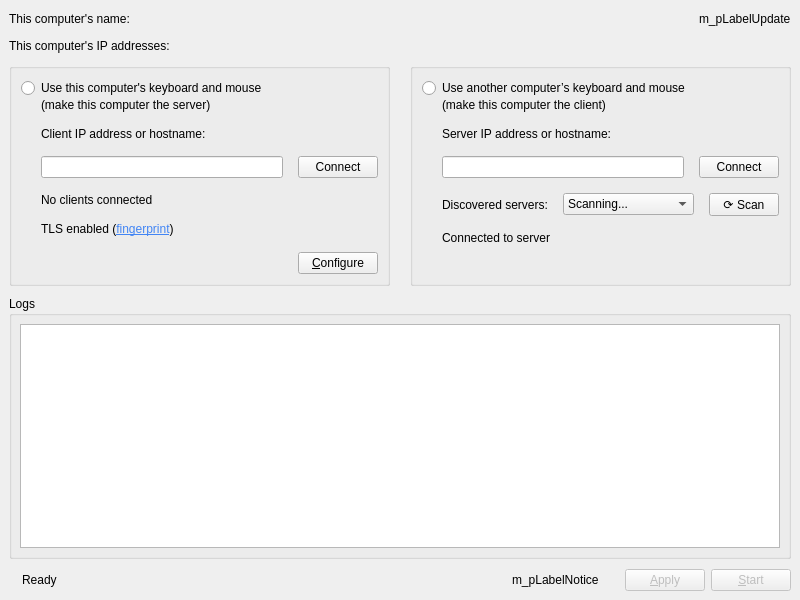
<?xml version="1.0" encoding="UTF-8"?>
<ui version="4.0">
 <class>MainWindowBase</class>
 <widget class="QMainWindow" name="MainWindowBase">
  <property name="geometry">
   <rect>
    <x>0</x>
    <y>0</y>
    <width>800</width>
    <height>600</height>
   </rect>
  </property>
  <property name="sizePolicy">
   <sizepolicy hsizetype="Fixed" vsizetype="Preferred">
    <horstretch>0</horstretch>
    <verstretch>0</verstretch>
   </sizepolicy>
  </property>
  <property name="minimumSize">
   <size>
    <width>750</width>
    <height>550</height>
   </size>
  </property>
  <property name="windowTitle">
   <string>Deskflow</string>
  </property>
  <widget class="QWidget" name="m_pWidgetTopLevel">
   <layout class="QVBoxLayout" name="verticalLayout_7">
    <property name="spacing">
     <number>10</number>
    </property>
    <item>
     <layout class="QHBoxLayout" name="m_layoutName">
      <item>
       <widget class="QLabel" name="m_pLabelComputerName">
        <property name="text">
         <string notr="true">This computer's name:</string>
        </property>
       </widget>
      </item>
      <item>
       <spacer name="m_pSpacerUpdate">
        <property name="orientation">
         <enum>Qt::Horizontal</enum>
        </property>
        <property name="sizeHint" stdset="0">
         <size>
          <width>20</width>
          <height>20</height>
         </size>
        </property>
       </spacer>
      </item>
      <item>
       <widget class="QLabel" name="m_pLabelUpdate">
        <property name="text">
         <string notr="true">m_pLabelUpdate</string>
        </property>
        <property name="openExternalLinks">
         <bool>true</bool>
        </property>
       </widget>
      </item>
     </layout>
    </item>
    <item>
     <widget class="QLabel" name="m_pLabelIpAddresses">
      <property name="toolTip">
       <string>&lt;html&gt;&lt;head/&gt;&lt;body&gt;&lt;p&gt;The highlighted IP is the one we think you should use. The server listens on all IPs, so the other IPs may work as well.&lt;/p&gt;&lt;/body&gt;&lt;/html&gt;</string>
      </property>
      <property name="text">
       <string notr="true">This computer's IP addresses:</string>
      </property>
     </widget>
    </item>
    <item>
     <widget class="QWidget" name="m_pWidgetModes" native="true">
      <property name="sizePolicy">
       <sizepolicy hsizetype="Preferred" vsizetype="Fixed">
        <horstretch>0</horstretch>
        <verstretch>0</verstretch>
       </sizepolicy>
      </property>
      <layout class="QHBoxLayout" name="horizontalLayout_8">
       <property name="spacing">
        <number>20</number>
       </property>
       <property name="leftMargin">
        <number>0</number>
       </property>
       <property name="topMargin">
        <number>0</number>
       </property>
       <property name="rightMargin">
        <number>0</number>
       </property>
       <property name="bottomMargin">
        <number>0</number>
       </property>
       <item>
        <widget class="QGroupBox" name="m_pGroupServer">
         <property name="sizePolicy">
          <sizepolicy hsizetype="Expanding" vsizetype="Preferred">
           <horstretch>0</horstretch>
           <verstretch>0</verstretch>
          </sizepolicy>
         </property>
         <layout class="QVBoxLayout" name="verticalLayout">
          <property name="spacing">
           <number>15</number>
          </property>
          <item alignment="Qt::AlignTop">
           <widget class="QWidget" name="m_pWidgetServerRadio" native="true">
            <property name="sizePolicy">
             <sizepolicy hsizetype="Preferred" vsizetype="Fixed">
              <horstretch>0</horstretch>
              <verstretch>0</verstretch>
             </sizepolicy>
            </property>
            <layout class="QVBoxLayout" name="verticalLayout_3">
             <property name="spacing">
              <number>0</number>
             </property>
             <property name="leftMargin">
              <number>0</number>
             </property>
             <property name="topMargin">
              <number>0</number>
             </property>
             <property name="rightMargin">
              <number>0</number>
             </property>
             <property name="bottomMargin">
              <number>0</number>
             </property>
             <item>
              <widget class="QRadioButton" name="m_pRadioGroupServer">
               <property name="text">
                <string>Use this computer's keyboard and mouse</string>
               </property>
              </widget>
             </item>
             <item>
              <widget class="QLabel" name="label">
               <property name="text">
                <string>(make this computer the server)</string>
               </property>
               <property name="indent">
                <number>20</number>
               </property>
              </widget>
             </item>
            </layout>
           </widget>
          </item>
          <item alignment="Qt::AlignTop">
           <widget class="QWidget" name="m_pWidgetServer" native="true">
            <layout class="QVBoxLayout" name="m_pLayoutServer">
             <property name="spacing">
              <number>15</number>
             </property>
             <property name="leftMargin">
              <number>0</number>
             </property>
             <property name="topMargin">
              <number>0</number>
             </property>
             <property name="rightMargin">
              <number>0</number>
             </property>
             <property name="bottomMargin">
              <number>0</number>
             </property>
             <item>
              <widget class="QWidget" name="m_pWidgetServerInput" native="true">
               <layout class="QVBoxLayout" name="m_pLayoutServerInverse">
                <property name="spacing">
                 <number>15</number>
                </property>
                <property name="leftMargin">
                 <number>0</number>
                </property>
                <property name="topMargin">
                 <number>0</number>
                </property>
                <property name="rightMargin">
                 <number>0</number>
                </property>
                <property name="bottomMargin">
                 <number>0</number>
                </property>
                <item>
                 <widget class="QLabel" name="m_pLabelClientIp">
                  <property name="text">
                   <string>Client IP address or hostname:</string>
                  </property>
                  <property name="indent">
                   <number>20</number>
                  </property>
                 </widget>
                </item>
                <item>
                 <layout class="QHBoxLayout" name="horizontalLayout_3">
                  <property name="leftMargin">
                   <number>20</number>
                  </property>
                  <item>
                   <widget class="QLineEdit" name="m_pLineEditClientIp"/>
                  </item>
                  <item>
                   <widget class="QPushButton" name="m_pButtonConnectToClient">
                    <property name="text">
                     <string>Connect</string>
                    </property>
                   </widget>
                  </item>
                 </layout>
                </item>
               </layout>
              </widget>
             </item>
             <item>
              <widget class="deskflow::gui::widgets::ServerStateLabel" name="m_pLabelServerState">
               <property name="text">
                <string>No clients connected</string>
               </property>
               <property name="indent">
                <number>20</number>
               </property>
              </widget>
             </item>
             <item>
              <widget class="QLabel" name="m_pLabelFingerprint">
               <property name="text">
                <string>&lt;html&gt;&lt;head/&gt;&lt;body&gt;&lt;p&gt;TLS enabled (&lt;a href=&quot;#&quot;&gt;&lt;span style=&quot; text-decoration: underline; color:#4285f4;&quot;&gt;fingerprint&lt;/span&gt;&lt;/a&gt;)&lt;/p&gt;&lt;/body&gt;&lt;/html&gt;</string>
               </property>
               <property name="textFormat">
                <enum>Qt::RichText</enum>
               </property>
               <property name="indent">
                <number>20</number>
               </property>
              </widget>
             </item>
             <item>
              <spacer name="verticalSpacer_2">
               <property name="orientation">
                <enum>Qt::Vertical</enum>
               </property>
               <property name="sizeHint" stdset="0">
                <size>
                 <width>20</width>
                 <height>1</height>
                </size>
               </property>
              </spacer>
             </item>
             <item>
              <layout class="QHBoxLayout" name="horizontalLayout_4">
               <item>
                <spacer name="spacer_2">
                 <property name="orientation">
                  <enum>Qt::Horizontal</enum>
                 </property>
                 <property name="sizeHint" stdset="0">
                  <size>
                   <width>20</width>
                   <height>20</height>
                  </size>
                 </property>
                </spacer>
               </item>
               <item>
                <widget class="QPushButton" name="m_pButtonConfigureServer">
                 <property name="text">
                  <string>&amp;Configure</string>
                 </property>
                </widget>
               </item>
              </layout>
             </item>
            </layout>
           </widget>
          </item>
         </layout>
        </widget>
       </item>
       <item>
        <widget class="QGroupBox" name="m_pGroupClient">
         <property name="sizePolicy">
          <sizepolicy hsizetype="Expanding" vsizetype="Preferred">
           <horstretch>0</horstretch>
           <verstretch>0</verstretch>
          </sizepolicy>
         </property>
         <layout class="QVBoxLayout" name="verticalLayout_5">
          <property name="spacing">
           <number>15</number>
          </property>
          <item alignment="Qt::AlignTop">
           <widget class="QWidget" name="m_pWidgetClientRadio" native="true">
            <property name="sizePolicy">
             <sizepolicy hsizetype="Preferred" vsizetype="Fixed">
              <horstretch>0</horstretch>
              <verstretch>0</verstretch>
             </sizepolicy>
            </property>
            <layout class="QVBoxLayout" name="verticalLayout_6">
             <property name="spacing">
              <number>0</number>
             </property>
             <property name="leftMargin">
              <number>0</number>
             </property>
             <property name="topMargin">
              <number>0</number>
             </property>
             <property name="rightMargin">
              <number>0</number>
             </property>
             <property name="bottomMargin">
              <number>0</number>
             </property>
             <item>
              <widget class="QRadioButton" name="m_pRadioGroupClient">
               <property name="text">
                <string>Use another computer’s keyboard and mouse</string>
               </property>
              </widget>
             </item>
             <item>
              <widget class="QLabel" name="label_2">
               <property name="text">
                <string>(make this computer the client)</string>
               </property>
               <property name="indent">
                <number>20</number>
               </property>
              </widget>
             </item>
            </layout>
           </widget>
          </item>
          <item alignment="Qt::AlignTop">
           <widget class="QWidget" name="m_pWidgetClientInput" native="true">
            <layout class="QVBoxLayout" name="m_pLayoutClient">
             <property name="spacing">
              <number>15</number>
             </property>
             <property name="leftMargin">
              <number>0</number>
             </property>
             <property name="topMargin">
              <number>0</number>
             </property>
             <property name="rightMargin">
              <number>0</number>
             </property>
             <property name="bottomMargin">
              <number>0</number>
             </property>
              <item>
               <widget class="QLabel" name="m_pLabelServerName">
                <property name="text">
                 <string>Server IP address or hostname:</string>
                </property>
                <property name="indent">
                 <number>20</number>
                </property>
               </widget>
              </item>
              <item>
               <layout class="QHBoxLayout" name="horizontalLayout_2">
                <property name="leftMargin">
                 <number>20</number>
                </property>
                <item>
                 <widget class="QLineEdit" name="m_pLineEditHostname">
                  <property name="minimumSize">
                   <size>
                    <width>0</width>
                    <height>0</height>
                   </size>
                  </property>
                  <property name="toolTip">
                   <string>Hostname or IP address of the server computer.</string>
                  </property>
                 </widget>
                </item>
                <item>
                 <widget class="QPushButton" name="m_pButtonConnect">
                  <property name="text">
                   <string>Connect</string>
                  </property>
                 </widget>
                </item>
               </layout>
              </item>
              <item>
               <layout class="QHBoxLayout" name="horizontalLayout_discovery">
                <property name="leftMargin">
                 <number>20</number>
                </property>
                <item>
                 <widget class="QLabel" name="m_pLabelDiscovery">
                  <property name="text">
                   <string>Discovered servers:</string>
                  </property>
                 </widget>
                </item>
                <item>
                 <widget class="QComboBox" name="m_pComboDiscoveredServers">
                  <property name="sizePolicy">
                   <sizepolicy hsizetype="Expanding" vsizetype="Fixed">
                    <horstretch>1</horstretch>
                    <verstretch>0</verstretch>
                   </sizepolicy>
                  </property>
                  <property name="toolTip">
                   <string>Synergy servers discovered automatically on your local network.</string>
                  </property>
                  <item>
                   <property name="text">
                    <string>Scanning...</string>
                   </property>
                  </item>
                 </widget>
                </item>
                <item>
                 <widget class="QPushButton" name="m_pButtonRescan">
                  <property name="text">
                   <string>⟳ Scan</string>
                  </property>
                  <property name="toolTip">
                   <string>Rescan the local network for Synergy servers.</string>
                  </property>
                  <property name="maximumSize">
                   <size>
                    <width>70</width>
                    <height>16777215</height>
                   </size>
                  </property>
                 </widget>
                </item>
               </layout>
              </item>
             <item>
              <widget class="deskflow::gui::widgets::ClientStateLabel" name="m_pLabelClientState">
               <property name="text">
                <string>Connected to server</string>
               </property>
               <property name="indent">
                <number>20</number>
               </property>
              </widget>
             </item>
            </layout>
           </widget>
          </item>
          <item>
           <spacer name="verticalSpacer">
            <property name="orientation">
             <enum>Qt::Vertical</enum>
            </property>
            <property name="sizeHint" stdset="0">
             <size>
              <width>20</width>
              <height>1</height>
             </size>
            </property>
           </spacer>
          </item>
         </layout>
        </widget>
       </item>
      </layout>
     </widget>
    </item>
    <item>
     <widget class="QGroupBox" name="m_pGroupLog">
      <property name="minimumSize">
       <size>
        <width>0</width>
        <height>0</height>
       </size>
      </property>
      <property name="title">
       <string>Logs</string>
      </property>
      <layout class="QVBoxLayout" name="verticalLayout_4">
       <property name="leftMargin">
        <number>8</number>
       </property>
       <property name="topMargin">
        <number>8</number>
       </property>
       <property name="rightMargin">
        <number>8</number>
       </property>
       <property name="bottomMargin">
        <number>8</number>
       </property>
       <item>
        <widget class="QPlainTextEdit" name="m_pLogOutput">
         <property name="sizePolicy">
          <sizepolicy hsizetype="Expanding" vsizetype="Expanding">
           <horstretch>0</horstretch>
           <verstretch>0</verstretch>
          </sizepolicy>
         </property>
         <property name="font">
          <font>
           <family>Courier</family>
           <kerning>true</kerning>
          </font>
         </property>
         <property name="undoRedoEnabled">
          <bool>false</bool>
         </property>
         <property name="lineWrapMode">
          <enum>QPlainTextEdit::NoWrap</enum>
         </property>
         <property name="readOnly">
          <bool>true</bool>
         </property>
         <property name="maximumBlockCount">
          <number>10000</number>
         </property>
        </widget>
       </item>
      </layout>
     </widget>
    </item>
    <item>
     <layout class="QHBoxLayout" name="m_pLayoutActions">
      <property name="spacing">
       <number>6</number>
      </property>
      <property name="sizeConstraint">
       <enum>QLayout::SetDefaultConstraint</enum>
      </property>
      <item>
       <widget class="QLabel" name="m_pLabelPadlock">
        <property name="enabled">
         <bool>true</bool>
        </property>
        <property name="text">
         <string/>
        </property>
        <property name="pixmap">
         <pixmap resource="../../../../res/gui/app.qrc">:/icons/16x16/padlock.png</pixmap>
        </property>
       </widget>
      </item>
      <item>
       <widget class="QLabel" name="m_pStatusLabel">
        <property name="text">
         <string>Ready</string>
        </property>
       </widget>
      </item>
      <item>
       <spacer name="spacer">
        <property name="orientation">
         <enum>Qt::Horizontal</enum>
        </property>
        <property name="sizeHint" stdset="0">
         <size>
          <width>40</width>
          <height>20</height>
         </size>
        </property>
       </spacer>
      </item>
      <item>
       <widget class="QLabel" name="m_pLabelNotice">
        <property name="autoFillBackground">
         <bool>false</bool>
        </property>
        <property name="text">
         <string notr="true">m_pLabelNotice</string>
        </property>
        <property name="alignment">
         <set>Qt::AlignLeading|Qt::AlignLeft|Qt::AlignVCenter</set>
        </property>
        <property name="margin">
         <number>0</number>
        </property>
        <property name="openExternalLinks">
         <bool>true</bool>
        </property>
       </widget>
      </item>
      <item>
       <spacer name="horizontalSpacer">
        <property name="orientation">
         <enum>Qt::Horizontal</enum>
        </property>
        <property name="sizeType">
         <enum>QSizePolicy::Fixed</enum>
        </property>
        <property name="sizeHint" stdset="0">
         <size>
          <width>20</width>
          <height>20</height>
         </size>
        </property>
       </spacer>
      </item>
      <item>
       <widget class="QPushButton" name="m_pButtonApply">
        <property name="enabled">
         <bool>false</bool>
        </property>
        <property name="text">
         <string>&amp;Apply</string>
        </property>
       </widget>
      </item>
      <item>
       <widget class="QPushButton" name="m_pButtonToggleStart">
        <property name="enabled">
         <bool>false</bool>
        </property>
        <property name="text">
         <string>&amp;Start</string>
        </property>
       </widget>
      </item>
     </layout>
    </item>
   </layout>
  </widget>
  <action name="m_pActionAbout">
   <property name="text">
    <string>&amp;About Deskflow...</string>
   </property>
   <property name="shortcut">
    <string notr="true"/>
   </property>
  </action>
  <action name="m_pActionHelp">
   <property name="text">
    <string>Visit &amp;help site</string>
   </property>
   <property name="shortcut">
    <string notr="true"/>
   </property>
  </action>
  <action name="m_pActionQuit">
   <property name="text">
    <string>&amp;Quit</string>
   </property>
   <property name="statusTip">
    <string>Quit</string>
   </property>
   <property name="shortcut">
    <string notr="true">Ctrl+Q</string>
   </property>
  </action>
  <action name="m_pActionStartCore">
   <property name="enabled">
    <bool>false</bool>
   </property>
   <property name="text">
    <string>&amp;Start</string>
   </property>
   <property name="statusTip">
    <string>Run</string>
   </property>
   <property name="shortcut">
    <string>Ctrl+S</string>
   </property>
  </action>
  <action name="m_pActionStopCore">
   <property name="enabled">
    <bool>false</bool>
   </property>
   <property name="text">
    <string>S&amp;top</string>
   </property>
   <property name="statusTip">
    <string>Stop</string>
   </property>
   <property name="shortcut">
    <string>Ctrl+T</string>
   </property>
  </action>
  <action name="m_pActionMinimize">
   <property name="text">
    <string>&amp;Hide</string>
   </property>
   <property name="toolTip">
    <string>Hide</string>
   </property>
   <property name="shortcut">
    <string notr="true"/>
   </property>
  </action>
  <action name="m_pActionRestore">
   <property name="text">
    <string>&amp;Show</string>
   </property>
   <property name="toolTip">
    <string>Show</string>
   </property>
   <property name="shortcut">
    <string notr="true"/>
   </property>
  </action>
  <action name="m_pActionSave">
   <property name="text">
    <string>Save configuration &amp;as...</string>
   </property>
   <property name="statusTip">
    <string>Save the interactively generated server configuration to a file.</string>
   </property>
   <property name="shortcut">
    <string notr="true">Ctrl+Alt+S</string>
   </property>
  </action>
  <action name="m_pActionSettings">
   <property name="text">
    <string>Preferences</string>
   </property>
   <property name="toolTip">
    <string>Preferences</string>
   </property>
   <property name="shortcut">
    <string notr="true"/>
   </property>
  </action>
  <action name="m_pActionTestFatalError">
   <property name="text">
    <string>Test fatal error</string>
   </property>
   <property name="menuRole">
    <enum>QAction::TextHeuristicRole</enum>
   </property>
  </action>
  <action name="m_pActionTestCriticalError">
   <property name="text">
    <string>Test critical error</string>
   </property>
   <property name="menuRole">
    <enum>QAction::TextHeuristicRole</enum>
   </property>
  </action>
  <action name="m_pActionClearSettings">
   <property name="text">
    <string>Clear settings</string>
   </property>
   <property name="menuRole">
    <enum>QAction::TextHeuristicRole</enum>
   </property>
  </action>
 </widget>
 <customwidgets>
  <customwidget>
   <class>deskflow::gui::widgets::ServerStateLabel</class>
   <extends>QLabel</extends>
   <header>gui/widgets/ServerStateLabel.h</header>
  </customwidget>
  <customwidget>
   <class>deskflow::gui::widgets::ClientStateLabel</class>
   <extends>QLabel</extends>
   <header>gui/widgets/ClientStateLabel.h</header>
  </customwidget>
 </customwidgets>
 <tabstops>
  <tabstop>m_pRadioGroupServer</tabstop>
  <tabstop>m_pRadioGroupClient</tabstop>
  <tabstop>m_pLineEditClientIp</tabstop>
  <tabstop>m_pButtonConnectToClient</tabstop>
  <tabstop>m_pButtonConfigureServer</tabstop>
  <tabstop>m_pLineEditHostname</tabstop>
  <tabstop>m_pButtonConnect</tabstop>
  <tabstop>m_pLogOutput</tabstop>
  <tabstop>m_pButtonApply</tabstop>
  <tabstop>m_pButtonToggleStart</tabstop>
 </tabstops>
 <connections>
  <connection>
   <sender>m_pButtonToggleStart</sender>
   <signal>clicked()</signal>
   <receiver>m_pActionStartCore</receiver>
   <slot>trigger()</slot>
   <hints>
    <hint type="sourcelabel">
     <x>361</x>
     <y>404</y>
    </hint>
    <hint type="destinationlabel">
     <x>-1</x>
     <y>-1</y>
    </hint>
   </hints>
  </connection>
 </connections>
</ui>
